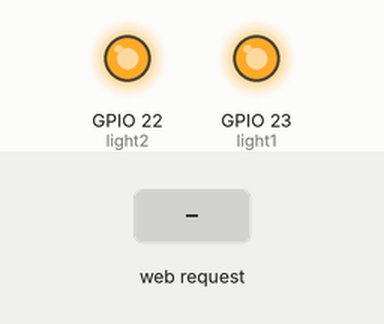
A sketch run on a simulated ESP32. Shown: output pins drawn as LEDs (lit = HIGH). Inputs (shaded band) come from the test bench. WiFi joins after 1.5 s; servers stay silent unless stated; what the sketch prints to the serial monitor is not drawn.

Above: at 2.7 s.
2.8 s: HTTP request GET /light/1/0 received
At 2.96 s:
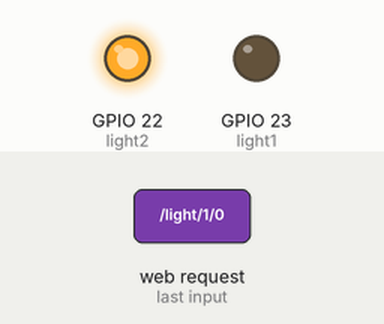
4.5 s: HTTP request GET /light/2/0 received
At 4.66 s:
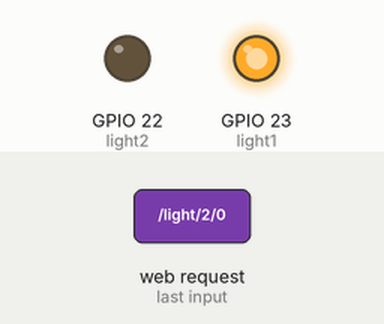
Timing chart, 0 to 7.5 s (numbered marks = the images above; inputs shaded):
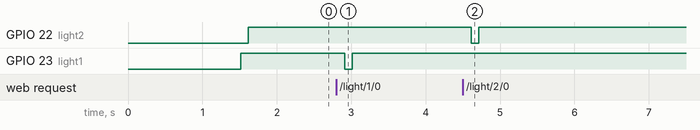

Measured:
- after the input at 2.8 s, GPIO 23 (light1): HIGH → LOW after 0.11 s, → HIGH 0.10 s later
- after the input at 4.5 s, GPIO 22 (light2): HIGH → LOW after 0.12 s, → HIGH 0.10 s later

The sketch:

mother_server.ino
```cpp
/*
 * ESP32 wifi Mother Server for roject: Decentralized Fire Security Alarm
 * via Server-Client relationship.
 *
 * author: ashraf minhaj
 * mail  : ashraf_minhaj@yahoo.com
*/


#include <WiFi.h>


const char* ssid = "SASIMISI";
const char* password = "ditamna007";

// define light pins
int light1 = 23;
int light2 = 22;


// Create an instance of the server
// specify the port to listen on as an argument
WiFiServer server(80);


void setup() {
  Serial.begin(115200);
  delay(10);


  // prepare GPIO2
  pinMode(light1, OUTPUT);
  pinMode(light2, OUTPUT);

  digitalWrite(light1, 0);
  digitalWrite(light2, 0);

  // Connect to WiFi network
  Serial.println();
  Serial.println();
  Serial.print("Connecting to ");
  Serial.println(ssid);


  WiFi.mode(WIFI_STA);
  WiFi.begin(ssid, password);


  while (WiFi.status() != WL_CONNECTED) {
    delay(500);
    Serial.print(".");
    }
  Serial.println("");
  Serial.println("WiFi connected");


  // Start the server
  server.begin();
  Serial.println("Server started");


  // Print the IP address
  Serial.println(WiFi.localIP());
}


void loop() {
  // state vars
  int val1 = 3;
  int val2 = 3;

  // Check if a client has connected
  WiFiClient client = server.available();

  // Match the request
  if (client) {

    // Wait until the client sends some data
    Serial.println("new client");
    while (!client.available()) {
      delay(1);
      }


  // Read the first line of the request
  String req = client.readStringUntil('\r');
  Serial.println(req);
  client.flush();
  if (req.indexOf("/light/1/0") != -1) {
    val1 = 0;
    }
    else if (req.indexOf("/light/1/1") != -1) {
      val1 = 1;
      }
      else if (req.indexOf("/light/2/0") != -1) {
        val2 = 0;
        }
        else if (req.indexOf("/light/2/1") != -1) {
          val2 = 1;
          }
          else {
            Serial.println("invalid request");
            client.stop();
            return;
            }
  }

  if (val1 == 1) {
    digitalWrite(light1, HIGH);
  }
  if (val1 == 0) {
   digitalWrite(light1, LOW);
   delay(100);
  }
  if (val2 == 1) {
    digitalWrite(light2, HIGH);
  }
  if (val2 == 0) {
    digitalWrite(light2, LOW);
  }

  if (val2 == 3) {
    digitalWrite(light1, HIGH);
    delay(100);
  }
  if (val2 == 3) {
    digitalWrite(light2, HIGH);
    delay(100);
  }

}
```
